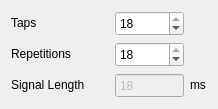
               <widget class="QWidget" name="page_3">
                <layout class="QVBoxLayout" name="verticalLayout_4">
                 <item>
                  <layout class="QHBoxLayout" name="horizontalLayout_7">
                   <item>
                    <widget class="QLabel" name="label_14">
                     <property name="minimumSize">
                      <size>
                       <width>98</width>
                       <height>16</height>
                      </size>
                     </property>
                     <property name="maximumSize">
                      <size>
                       <width>98</width>
                       <height>16</height>
                      </size>
                     </property>
                     <property name="text">
                      <string>Taps</string>
                     </property>
                    </widget>
                   </item>
                   <item>
                    <widget class="QSpinBox" name="spinBox_7">
                     <property name="minimumSize">
                      <size>
                       <width>69</width>
                       <height>25</height>
                      </size>
                     </property>
                     <property name="maximumSize">
                      <size>
                       <width>69</width>
                       <height>25</height>
                      </size>
                     </property>
                     <property name="minimum">
                      <number>3</number>
                     </property>
                     <property name="maximum">
                      <number>18</number>
                     </property>
                     <property name="value">
                      <number>18</number>
                     </property>
                    </widget>
                   </item>
                   <item>
                    <widget class="QLabel" name="label_15">
                     <property name="minimumSize">
                      <size>
                       <width>17</width>
                       <height>16</height>
                      </size>
                     </property>
                     <property name="maximumSize">
                      <size>
                       <width>17</width>
                       <height>16</height>
                      </size>
                     </property>
                     <property name="text">
                      <string/>
                     </property>
                    </widget>
                   </item>
                  </layout>
                 </item>
                 <item>
                  <layout class="QHBoxLayout" name="horizontalLayout_8">
                   <item>
                    <widget class="QLabel" name="label_16">
                     <property name="minimumSize">
                      <size>
                       <width>98</width>
                       <height>16</height>
                      </size>
                     </property>
                     <property name="maximumSize">
                      <size>
                       <width>98</width>
                       <height>16</height>
                      </size>
                     </property>
                     <property name="text">
                      <string>Repetitions</string>
                     </property>
                    </widget>
                   </item>
                   <item>
                    <widget class="QSpinBox" name="spinBox_8">
                     <property name="minimumSize">
                      <size>
                       <width>69</width>
                       <height>25</height>
                      </size>
                     </property>
                     <property name="maximumSize">
                      <size>
                       <width>69</width>
                       <height>25</height>
                      </size>
                     </property>
                     <property name="minimum">
                      <number>3</number>
                     </property>
                     <property name="maximum">
                      <number>18</number>
                     </property>
                     <property name="value">
                      <number>18</number>
                     </property>
                    </widget>
                   </item>
                   <item>
                    <widget class="QLabel" name="label_17">
                     <property name="minimumSize">
                      <size>
                       <width>17</width>
                       <height>16</height>
                      </size>
                     </property>
                     <property name="maximumSize">
                      <size>
                       <width>17</width>
                       <height>16</height>
                      </size>
                     </property>
                     <property name="text">
                      <string/>
                     </property>
                    </widget>
                   </item>
                  </layout>
                 </item>
                 <item>
                  <layout class="QHBoxLayout" name="horizontalLayout_9">
                   <item>
                    <widget class="QLabel" name="label_18">
                     <property name="minimumSize">
                      <size>
                       <width>98</width>
                       <height>16</height>
                      </size>
                     </property>
                     <property name="maximumSize">
                      <size>
                       <width>98</width>
                       <height>16</height>
                      </size>
                     </property>
                     <property name="text">
                      <string>Signal Length</string>
                     </property>
                    </widget>
                   </item>
                   <item>
                    <widget class="QSpinBox" name="spinBox_9">
                     <property name="enabled">
                      <bool>false</bool>
                     </property>
                     <property name="minimumSize">
                      <size>
                       <width>69</width>
                       <height>25</height>
                      </size>
                     </property>
                     <property name="maximumSize">
                      <size>
                       <width>69</width>
                       <height>25</height>
                      </size>
                     </property>
                     <property name="buttonSymbols">
                      <enum>QAbstractSpinBox::NoButtons</enum>
                     </property>
                     <property name="minimum">
                      <number>3</number>
                     </property>
                     <property name="maximum">
                      <number>18</number>
                     </property>
                     <property name="value">
                      <number>18</number>
                     </property>
                    </widget>
                   </item>
                   <item>
                    <widget class="QLabel" name="label_19">
                     <property name="minimumSize">
                      <size>
                       <width>17</width>
                       <height>16</height>
                      </size>
                     </property>
                     <property name="maximumSize">
                      <size>
                       <width>17</width>
                       <height>16</height>
                      </size>
                     </property>
                     <property name="text">
                      <string>ms</string>
                     </property>
                    </widget>
                   </item>
                  </layout>
                 </item>
                </layout>
               </widget>
